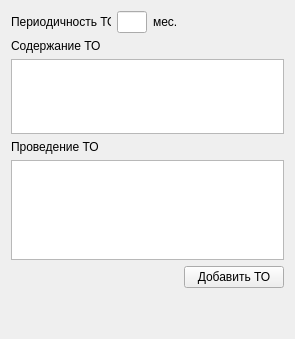
          <widget class="QWidget" name="tab_to_info">
           <attribute name="title">
            <string>Техническое обслуживание</string>
           </attribute>
           <layout class="QGridLayout" name="gridLayout_7">
            <item row="5" column="0" colspan="3">
             <spacer name="horizontalSpacer_6">
              <property name="orientation">
               <enum>Qt::Horizontal</enum>
              </property>
              <property name="sizeHint" stdset="0">
               <size>
                <width>40</width>
                <height>20</height>
               </size>
              </property>
             </spacer>
            </item>
            <item row="4" column="0" colspan="4">
             <widget class="QTableView" name="tableView_TO">
              <property name="maximumSize">
               <size>
                <width>16777215</width>
                <height>100</height>
               </size>
              </property>
             </widget>
            </item>
            <item row="2" column="0" colspan="4">
             <widget class="QPlainTextEdit" name="plainTextEdit_content_TO">
              <property name="maximumSize">
               <size>
                <width>16777215</width>
                <height>75</height>
               </size>
              </property>
             </widget>
            </item>
            <item row="0" column="1">
             <widget class="QLineEdit" name="lineEdit_period_TO">
              <property name="maximumSize">
               <size>
                <width>30</width>
                <height>16777215</height>
               </size>
              </property>
             </widget>
            </item>
            <item row="0" column="0">
             <widget class="QLabel" name="label_6">
              <property name="maximumSize">
               <size>
                <width>100</width>
                <height>16777215</height>
               </size>
              </property>
              <property name="text">
               <string>Периодичность ТО</string>
              </property>
             </widget>
            </item>
            <item row="3" column="0" colspan="4">
             <widget class="QLabel" name="label_5">
              <property name="text">
               <string>Проведение ТО</string>
              </property>
             </widget>
            </item>
            <item row="5" column="3">
             <widget class="QPushButton" name="pushButton_add_TO">
              <property name="minimumSize">
               <size>
                <width>100</width>
                <height>0</height>
               </size>
              </property>
              <property name="maximumSize">
               <size>
                <width>100</width>
                <height>16777215</height>
               </size>
              </property>
              <property name="text">
               <string>Добавить ТО</string>
              </property>
             </widget>
            </item>
            <item row="1" column="0" colspan="3">
             <widget class="QLabel" name="label_3">
              <property name="text">
               <string>Содержание ТО</string>
              </property>
             </widget>
            </item>
            <item row="0" column="2">
             <widget class="QLabel" name="label_7">
              <property name="text">
               <string>мес.</string>
              </property>
             </widget>
            </item>
            <item row="6" column="0" colspan="4">
             <spacer name="verticalSpacer_3">
              <property name="orientation">
               <enum>Qt::Vertical</enum>
              </property>
              <property name="sizeHint" stdset="0">
               <size>
                <width>20</width>
                <height>40</height>
               </size>
              </property>
             </spacer>
            </item>
           </layout>
          </widget>
